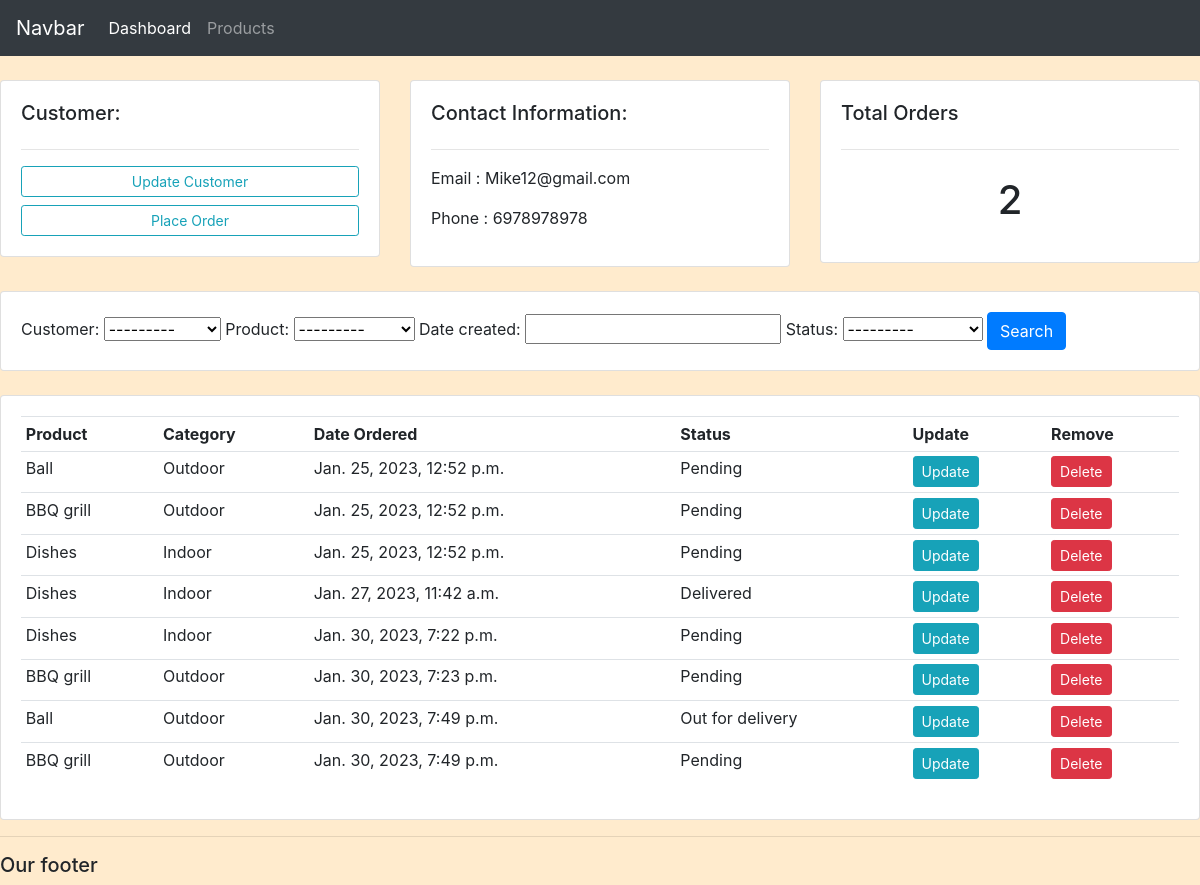
The app's page /customer/2/ with its own data.
### accounts/models.py (models this page shows, shortened)
class Customer(models.Model):
    name = models.CharField(max_length = 200, null=True)
    phone = models.CharField(max_length = 200, null=True)
    email = models.CharField(max_length = 200, null=True)
    data_created = models.DateTimeField(auto_now_add=True, null=True)
    def __str__(self):
        return self.name

class Order(models.Model):
    STATUS = (
             ('Pending', 'Pending'),
             ('Out for delivery', 'Out for delivery'),
             ('Delivered', 'Delivered'),
             )
    customer = models.ForeignKey(Customer, null=True, on_delete= models.SET_NULL)
    product = models.ForeignKey(Product, null=True, on_delete= models.SET_NULL)
    date_created = models.DateTimeField(auto_now_add=True, null=True)
    status = models.CharField(max_length = 200, null=True, choices = STATUS)

class Product(models.Model):
    CATEGORY = (
               ('Indoor', 'Indoor'),
               ('Outdoor', 'Outdoor'),
               )
    name = models.CharField(max_length = 200, null=True)
    price = models.FloatField(null=True)
    category = models.CharField(max_length = 200, null=True, choices = CATEGORY)
    description = models.CharField(max_length = 200, null=True,blank=True)
    date_created = models.DateTimeField(auto_now_add=True, null=True)
    tags = models.ManyToManyField(Tag)
    def __str__(self):
        return self.name

### accounts/views.py (the view)
# urls.py: path('customer/<str:pk_test>/', views.customer,name='customer'),
def customer(request,pk_test):
    customer = Customer.objects.get(id=pk_test)
    orders = customer.order_set.all()
    order_count = orders.count()
    myFilter = OrderFilter()
    orders = myFilter.qs
    context = {'customer':customer, 'orders':orders, 'order_count':order_count, 'myFilter': myFilter}
    return render(request, 'accounts/customer.html',context)

### accounts/templates/accounts/customer.html
{% extends 'accounts/main.html' %}
{% block content %}
         <br>
<div class ="row">
        <div class="col-md">
                <div class="card card-body">
                        <h5>Customer:</h5>
                        <hr>
                        <a class="btn btn-outline-info btn-sm btn-block" href="">Update Customer</a>
                        <a class="btn btn-outline-info btn-sm btn-block" href="{% url 'create_order' customer.id %}">Place Order</a>
                </div>
        </div>
        <div class="col-md">
                <div class="card card-body">
                        <h5>Contact Information:</h5>
                        <hr>
                        <p>Email : {{ customer.email}} </p>
                        <p>Phone : {{ customer.phone}} </p>
                </div>
        </div>
        <div class="col-md">
                <div class="card card-body">
                        <h5>Total Orders</h5>
                        <hr>
                        <h1 style="text-align: center;padding: 10px">{{order_count}}</h1>
                </div>
        </div>
</div>
<br>
<div class="row">
        <div class="col">
                <div class="card card-body">
                        <form method="get">
                                {{ myFilter.form }}
                                <button class="btn btn-primary" type="submit">Search</button>
                        </form>
                </div>
        </div>
</div>
<br>
<div class="row">
        <div class="col">
                <div class="card card-body">
                        <table class="table table-sm">
                                <tr>
                                        <th>Product</th>
                                        <th>Category</th>
                                        <th>Date Ordered</th>
                                        <th>Status</th>
                                        <th>Update</th>
                                        <th>Remove</th>
                                </tr>
                                {%for order in orders%}
                                <tr>
                                        <td>{{order.product}}</td>
                                        <td>{{order.product.category}}</td>
                                        <td>{{order.date_created}}</td>
                                        <td>{{order.status}}</td>
                                        <td><a class="btn btn-sm btn-info" href="{% url 'update_order' order.id%}">Update</a></td>
                                        <td><a class="btn btn-sm btn-danger" href="{% url 'delete_order' order.id %}">Delete</a></td>
                                </tr>
                                {% endfor %}
                        </table>
                </div>
        </div>
</div>
{% endblock content %}

### static/css/main.css (style rules this page uses)
body { background-color: blanchedalmond; }

### records on screen
Customer: email "Mike12@gmail.com", phone "6978978978"
Order: product "Ball", product.category "Outdoor", date_created "Jan. 25, 2023, 12:52 p.m.", status "Pending"
Order: product "BBQ grill", product.category "Outdoor", date_created "Jan. 25, 2023, 12:52 p.m.", status "Pending"
Order: product "Dishes", product.category "Indoor", date_created "Jan. 25, 2023, 12:52 p.m.", status "Pending"
Order: product "Dishes", product.category "Indoor", date_created "Jan. 27, 2023, 11:42 a.m.", status "Delivered"
Order: product "Dishes", product.category "Indoor", date_created "Jan. 30, 2023, 7:22 p.m.", status "Pending"
Order: product "BBQ grill", product.category "Outdoor", date_created "Jan. 30, 2023, 7:23 p.m.", status "Pending"
Order: product "Ball", product.category "Outdoor", date_created "Jan. 30, 2023, 7:49 p.m.", status "Out for delivery"
Order: product "BBQ grill", product.category "Outdoor", date_created "Jan. 30, 2023, 7:49 p.m.", status "Pending"

### other values on screen
{{ order_count }} "2"
